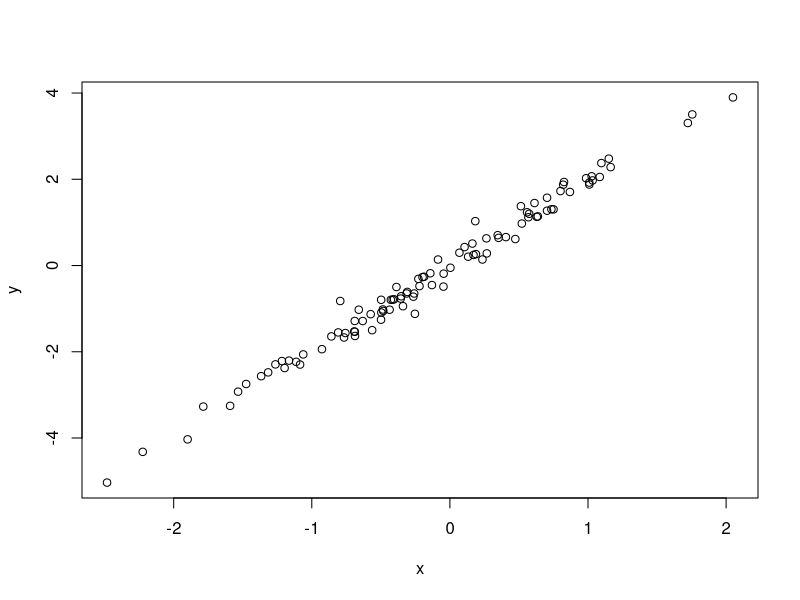

Reproduce this figure in R.
# Simulate and plot data
# Nikita Muddapati
# nikita.muddapati@eccles.utah.edu
# 2024-09-05

# Simulate predictor variable
x <- rnorm(n = 100)
# Simulate response/target variable with some noise
y <- 2 * x + rnorm(n = 100, sd = 0.2)

# Plot the data
plot(x = x, y = y)
